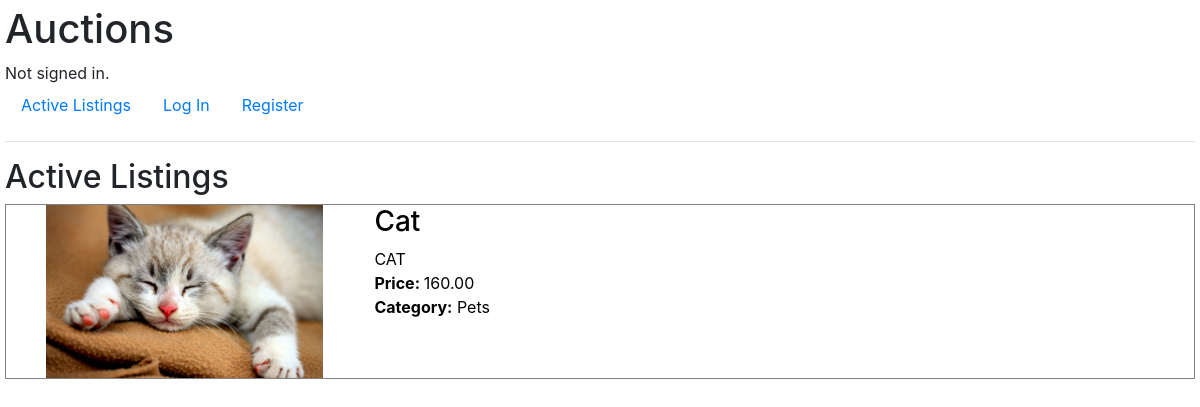
/, run on an earlier commit of the app's database.
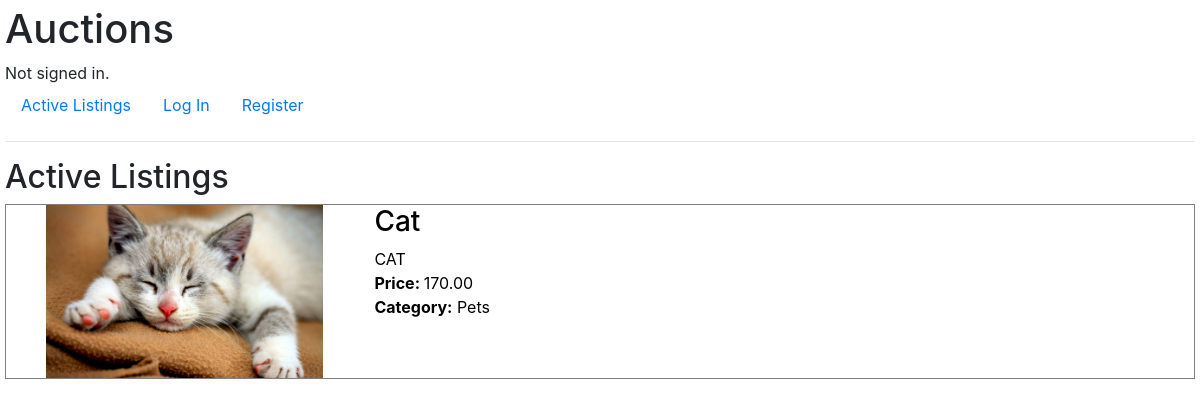
And on a later commit of the database.
### auctions/models.py (models this page shows, shortened)
class Listing(models.Model):
    user = models.ForeignKey(
        settings.AUTH_USER_MODEL, on_delete=CASCADE, related_name="owner")
    bidder = models.ForeignKey(
        settings.AUTH_USER_MODEL,
        on_delete=SET_NULL,
        null=True,
        blank=True,
        related_name="bidder"
    )
    active = models.BooleanField(default=True)
    title = models.CharField(max_length=100)
    description = models.CharField(max_length=1000)
    price = MoneyField(
        verbose_name="Starting bid in $:",
        max_digits=14, decimal_places=2, default_currency="USD")
    image = models.ImageField(upload_to="uploads/",
                              verbose_name="Product image", blank=True)
    CATEGORY_CHOICES = [
        ("Pets", "Pets"),
        ("Furniture", "Furniture"),
        ("Cars", "Cars"),
        ("Human Parts", "Human Parts"),
        ("Houses", "Houses")
    ]
    category = models.CharField(
        max_length=100, blank=True, choices=CATEGORY_CHOICES)

### auctions/views.py (the view)
# urls.py: path("", views.index, name="index"),
def index(request):
    return render(request, "auctions/index.html", {
        "listings": Listing.objects.all()
    })

### auctions/templates/auctions/index.html (shortened to what this page needs)
{% extends "auctions/layout.html" %}
{% block body %}
    <h2>Active Listings </h2>
    <div class="listings-cont">
        {% for listing in listings%}
        <a href={% url "listing" listing.id %} class="listing-item-cont">
            {% if listing.image%}
                <div class="image-cont">
                    <img src="media/{{listing.image}}" alt="Photograph of product">
                </div>
            {% endif %}
            <div class="text-cont">
                <div class="title-cont">
                    <h3>{{listing.title}}</h3>
                </div>
                <div class="description-cont">
                    {{listing.description}}
                </div>
                <div class="price-cont">
                    <strong> Price: </strong> {{listing.price}}
                </div>
                {%if listing.category != None %}
                    <div class="category-cont">
                        <strong>Category:</strong> {{listing.category}}
                    </div>
            </div>
            {%endif%}
        </a>
        {%empty%}
        <h3>There are currently no active listings</h3>
        {%endfor%}
    </div>
{% endblock %}

What changed in the data, as far as the page shows it:
changed Listing "Cat": price "160.00" → "170.00"
